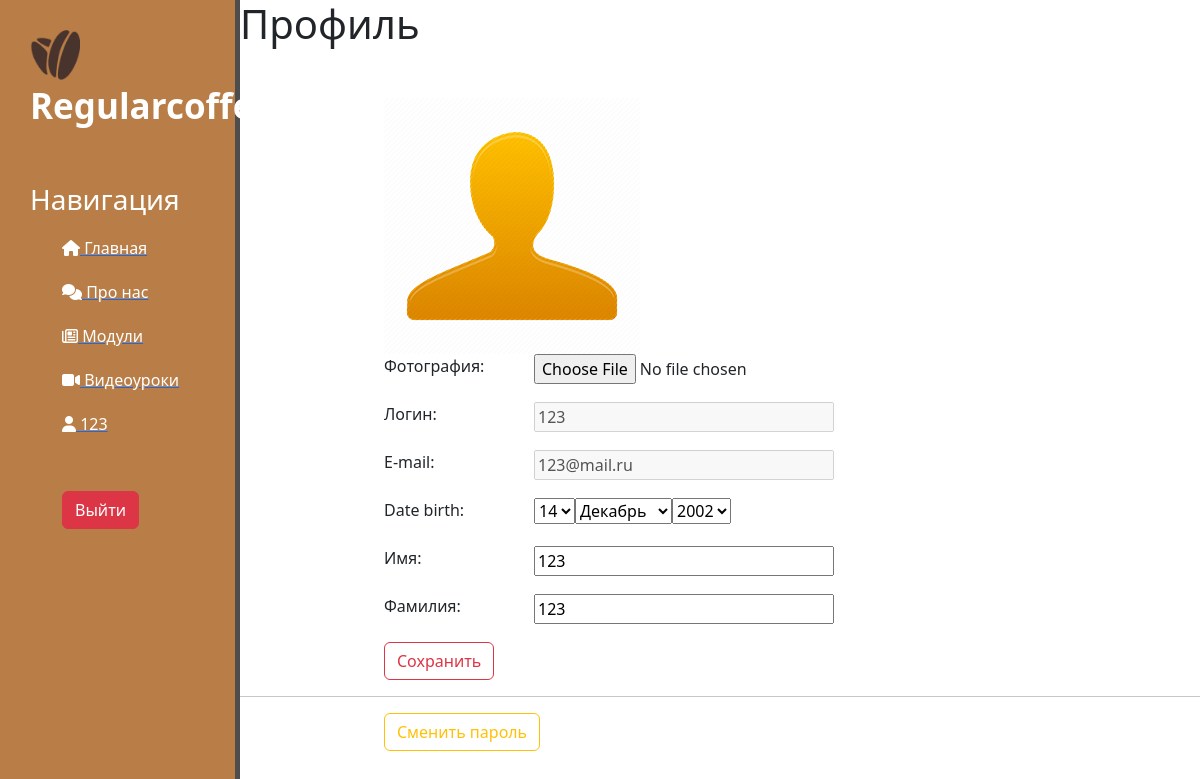
Page /users/profile/ (signed in) on the committed database.
### users/models.py (models this page shows)
class User(AbstractUser):
    photo = models.ImageField(upload_to="users/%Y/%m/%d/", blank=True, null=True, verbose_name="Фотография")
    date_birth = models.DateTimeField(blank=True, null=True, verbose_name="Дата рождения")

### users/views.py (the view, shortened to what this page needs)
# urls.py: path('profile/', views.ProfileUser.as_view(), name='profile'),
class ProfileUser(LoginRequiredMixin, UpdateView):
    model = get_user_model()
    form_class = ProfileUserForm
    template_name = 'users/profile.html'
    extra_context = {'title': "Профиль пользователя"}
    def get_object(self, queryset=None):
        return self.request.user

### users/forms.py
class ProfileUserForm(forms.ModelForm):
    username = forms.CharField(disabled=True, label='Логин', widget=forms.TextInput(attrs={'class': 'form-input'}))
    email = forms.CharField(disabled=True, label='E-mail', widget=forms.TextInput(attrs={'class': 'form-input'}))
    this_year = datetime.date.today().year
    date_birth = forms.DateField(widget=forms.SelectDateWidget(years=tuple(range(this_year - 100, this_year - 5))))
    class Meta:
        model = get_user_model()
        fields = ['photo', 'username', 'email', 'date_birth', 'first_name', 'last_name']
        labels = {
            'first_name': 'Имя',
            'last_name': 'Фамилия',
        }
        widgets = {
            'first_name': forms.TextInput(attrs={'class': 'form-input'}),
            'last_name': forms.TextInput(attrs={'class': 'form-input'}),
        }

### users/templates/users/profile.html (shortened to what this page needs)
{% extends 'main/layout.html' %}
{% load static %}
{% block content %}
<h1>Профиль</h1>
<form method="post" enctype="multipart/form-data">
    {% if user.photo %}
    <p><img src="{{ users.photo.url }}">
    {% else %}
    <img src="{% static 'users/img/default.png' %}"  alt="">
    {% endif %}
    {% for f in form %}
    <p><label class="form-label" for="{{ f.id_for_label }}">{{f.label}}: </label>{{ f }}</p>
    {% endfor %}
    <p><button type="submit" class="btn btn-outline-danger">Сохранить</button></p>
</form>
<hr>
<p><a href="{% url 'users:password_change' %}"><button class="btn btn-outline-warning">Сменить пароль</button></p></a>
{% endblock %}

### main/templates/main/layout.html (shortened to what this page needs)
{% load static %}
<!doctype html>
<html lang="ru">
<head>
    <link rel="stylesheet" href="https://cdn.jsdelivr.net/npm/bootstrap@5.3.2/dist/css/bootstrap.min.css">
    <link rel="stylesheet" href="{% static 'main/css/main.css' %}">
</head>
<body>
    <aside>
        <img src="{% static 'main/img/logo-icon.png' %}"  alt="">
        <span class="logo">Regularcoffee</span>
        <h3>Навигация</h3>
        <ul>
            <a href="{% url 'home' %}"><li><i class="fa fa-solid fa-house"></i> Главная</li></a>
            <a href="{% url 'about' %}"><li><i class="fa-solid fa-comments"></i> Про нас</li></a>
            <a href="{% url 'news_home' %}"><li><i class="fa-regular fa-newspaper"></i> Модули</li></a>
            <a href="{% url 'video' %}"><li><i class="fa-solid fa-video"></i> Видеоуроки</li></a>
            {% if user.is_authenticated %}
            <a href="{% url 'users:profile' %}"><li><i class="fa-solid fa-user"></i> {{user.username}}</li></a>
            <p><button class="btn btn-danger" type="submit">Выйти</button></form></p>
            {% else %}
            <a href="{% url 'users:login' %}"><li><i class="fa-solid fa-envelope"></i> Войти </li></a>
            <a href="{% url 'users:register' %}"><li><i class="fa-solid fa-address-card"></i> Регистрация </li></a>
             {% endif %}
        </ul>
    </aside>
    <main>
        {% block content %}
        {% endblock %}
    </main>
</body>
</html>

### main/static/main/css/main.css (style rules this page uses)
body { background: #FFFFFF }
aside { float: left; background: #B97E47; width: 20%; padding: 2.5%; height: 1500px; color: #fff; border-right: 5px solid #4d4d4d }
aside img { width: 50px; height: 50px; }
aside .logo { font-size: 35px; margin-left: 10 px; font-weight: bold; }
aside h3 { margin-top: 50px; font-size: 28px; }
aside ul { list-style: none }
aside ul li { color: #fff; display: block; margin-top: 20px; transition: transform .6s ease }
form { margin-left: 32%; width: 500px; margin-top: 50px; }
.form-input { width: 300px; font-size: 16px; }
.form-label { display: inline-block; min-width: 150px; vertical-align: top; }
.btn-danger { margin-top: 5px; }
.btn-outline-warning { margin-left:12%; }

### rows in the picture
User: username "123", form "123" "123@mail.ru" "123" "123"

### other values in the picture
{{ f.label }} "Фотография" "Логин" "E-mail" "Date birth" "Имя" "Фамилия"
